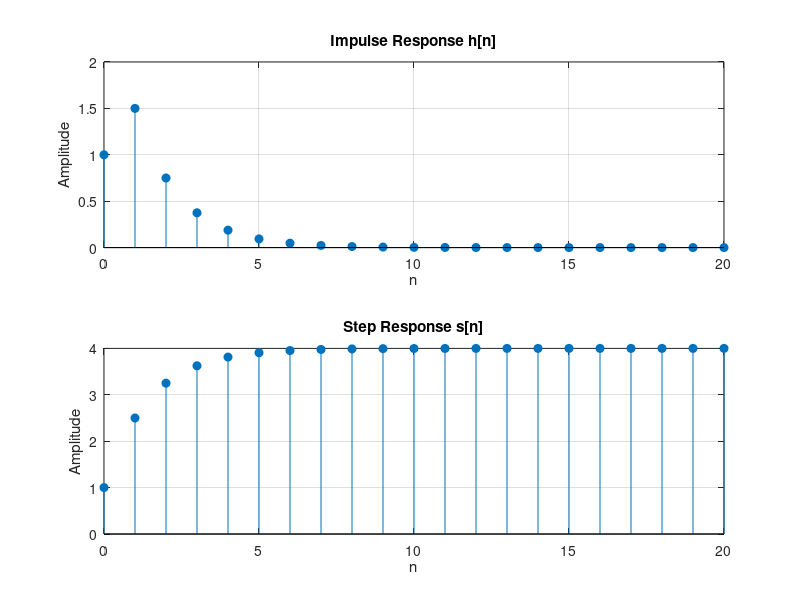

Recreate this plot in MATLAB.
% Practical 08 – Impulse Response of Discrete-Time Signal
clc;
clear all;
close all;

% Define the transfer function H(z) = (1 + z^-1) / (1 - 0.5*z^-1)
% Coefficients of numerator and denominator
num = [1 1];       % Corresponds to (1 + z^-1)
den = [1 -0.5];    % Corresponds to (1 - 0.5*z^-1)

% Generate the impulse signal (delta function)
n = 0:20;                  % Time index
x = [1 zeros(1,20)];       % Impulse at n = 0

% Compute impulse response using filter
h = filter(num, den, x);

% Compute step response
u = ones(1, 21);           % Step input
s = filter(num, den, u);   % Step response

% Plot impulse response
subplot(2,1,1);
stem(n, h, 'filled');
title('Impulse Response h[n]');
xlabel('n');
ylabel('Amplitude');
grid on;

% Plot step response
subplot(2,1,2);
stem(n, s, 'filled');
title('Step Response s[n]');
xlabel('n');
ylabel('Amplitude');
grid on;

% Save plot
saveas(gcf, 'output_impulse_step.png');
